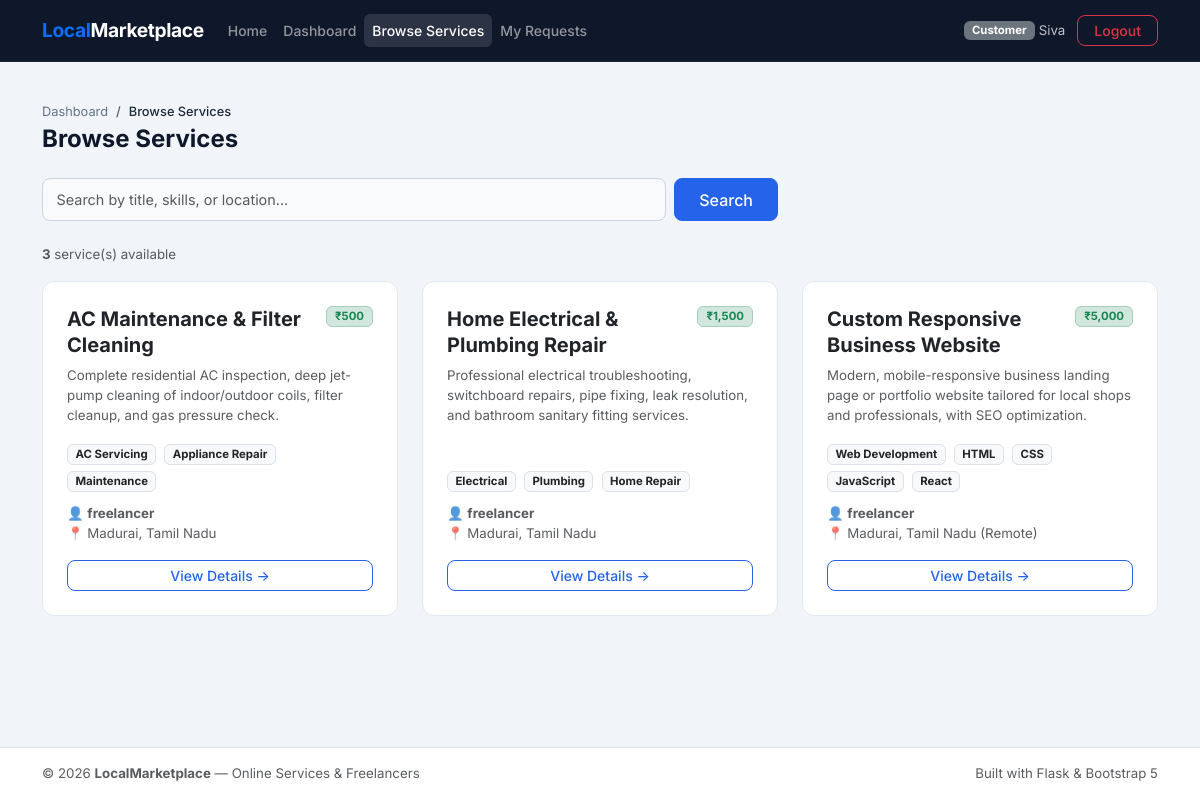
The app's page /customer/services (signed in) with its own data.
### models.py (models this page shows, shortened)
class Service(db.Model):
    __tablename__ = 'services'
    id = db.Column(db.Integer, primary_key=True)
    freelancer_id = db.Column(db.Integer, db.ForeignKey('freelancer_profiles.id'), nullable=False)
    title = db.Column(db.String(200), nullable=False)
    description = db.Column(db.Text, nullable=False)
    skills = db.Column(db.String(500), nullable=True)
    price = db.Column(db.Float, nullable=False)
    location = db.Column(db.String(200), nullable=False)
    requests = db.relationship('ServiceRequest', backref='service', lazy=True, cascade='all, delete-orphan')

class User(db.Model):
    __tablename__ = 'users'
    id = db.Column(db.Integer, primary_key=True)
    name = db.Column(db.String(120), nullable=False)
    email = db.Column(db.String(150), unique=True, nullable=False, index=True)
    password = db.Column(db.String(255), nullable=False)
    role = db.Column(db.String(20), nullable=False)  # 'customer' or 'freelancer'
    profile = db.relationship('FreelancerProfile', backref='user', uselist=False, cascade='all, delete-orphan')

### app.py (the view)
@app.route('/customer/services')
@customer_required
def browse_services():
    from models import Service, FreelancerProfile
    query = request.args.get('q', '').strip()
    if query:
        like_pattern = f'%{query}%'
        services = (
            Service.query
            .filter(
                db.or_(
                    Service.title.ilike(like_pattern),
                    Service.skills.ilike(like_pattern),
                    Service.location.ilike(like_pattern)
                )
            )
            .all()
        )
    else:
        services = Service.query.all()
    freelancers = {}
    for svc in services:
        profile = FreelancerProfile.query.get(svc.freelancer_id)
        if profile:
            freelancers[svc.id] = profile.user
    return render_template(
        'browse_services.html',
        services=services,
        freelancers=freelancers,
        query=query
    )

### app.py (called while the page is built)
def customer_required(f):
    @wraps(f)
    def decorated_function(*args, **kwargs):
        if 'user_id' not in session:
            flash('Please log in to access this page.', 'warning')
            return redirect(url_for('login'))
        if session.get('user_role') != 'customer':
            flash('This page is only accessible to customers.', 'danger')
            return redirect(url_for('dashboard'))
        return f(*args, **kwargs)
    return decorated_function

### templates/browse_services.html (shortened to what this page needs)
{% extends "base.html" %}
{% block content %}
<div class="container page-section">
    <div class="row mb-4">
        <div class="col">
            <nav aria-label="breadcrumb">
                <ol class="breadcrumb mb-1">
                    <li class="breadcrumb-item">
                        <a href="{{ url_for('customer_dashboard') }}" class="text-decoration-none">Dashboard</a>
                    </li>
                    <li class="breadcrumb-item active" aria-current="page">Browse Services</li>
                </ol>
            </nav>
            <h2 class="page-title mb-0">Browse Services</h2>
        </div>
    </div>
    <div class="row mb-4">
        <div class="col-lg-8">
            <form method="GET" action="{{ url_for('browse_services') }}" class="d-flex gap-2" role="search">
                <input
                    type="search"
                    id="search-input"
                    name="q"
                    class="form-control"
                    placeholder="Search by title, skills, or location..."
                    value="{{ query }}"
                    aria-label="Search services"
                >
                <button type="submit" class="btn btn-primary px-4">Search</button>
            </form>
        </div>
    </div>
    {% if query %}
        <p class="text-muted small mb-3">
            Showing <strong>{{ services | length }}</strong> result(s) for
            &ldquo;<strong>{{ query }}</strong>&rdquo;
        </p>
    {% else %}
        <p class="text-muted small mb-3">
            <strong>{{ services | length }}</strong> service(s) available
        </p>
    {% endif %}
    {% if not services %}
        <div class="card">
            <div class="empty-state">
                <div class="empty-state-icon">&#128269;</div>
                {% if query %}
                    <h5 class="fw-bold mb-1">No results found</h5>
                    <p class="text-muted mb-4">No services match &ldquo;{{ query }}&rdquo;. Try a different search term.</p>
                    <a href="{{ url_for('browse_services') }}" class="btn btn-outline-primary">View All Services</a>
                {% else %}
                    <h5 class="fw-bold mb-1">No Services Available Yet</h5>
                    <p class="text-muted">Freelancers haven't added any services yet. Check back soon!</p>
                {% endif %}
            </div>
        </div>
    {% else %}
        <div class="row g-4">
            {% for service in services %}
            <div class="col-md-6 col-lg-4">
                <div class="card card-hover h-100">
                    <div class="card-body p-4 d-flex flex-column">
                        <div class="d-flex justify-content-between align-items-start mb-2">
                            <h5 class="card-title fw-bold mb-0" style="line-height:1.3;">{{ service.title }}</h5>
                            <span class="badge bg-success-subtle text-success border border-success-subtle px-2 py-1 ms-2 flex-shrink-0">
                                ₹{{ "{:,.0f}".format(service.price) if (service.price % 1 == 0) else "{:,.2f}".format(service.price) }}
                            </span>
                        </div>
                        <p class="card-text text-muted small flex-grow-1 mb-3"
                           style="display:-webkit-box;-webkit-line-clamp:3;-webkit-box-orient:vertical;overflow:hidden;">
                            {{ service.description }}
                        </p>
                        {% if service.skills %}
                        <div class="mb-2">
                            {% for skill in service.skills.split(',') %}
                                <span class="badge bg-light text-dark border me-1 mb-1">{{ skill.strip() }}</span>
                            {% endfor %}
                        </div>
                        {% endif %}
                        <div class="small text-muted mb-3">
                            <div>
                                &#128100;
                                <strong>
                                    {% if freelancers.get(service.id) %}
                                        {{ freelancers[service.id].name }}
                                    {% else %}
                                        Unknown Freelancer
                                    {% endif %}
                                </strong>
                            </div>
                            <div>&#128205; {{ service.location }}</div>
                        </div>
                        <a href="{{ url_for('service_detail', service_id=service.id) }}"
                           class="btn btn-outline-primary btn-sm mt-auto" id="view-service-{{ service.id }}">
                            View Details &rarr;
                        </a>
                    </div>
                </div>
            </div>
            {% endfor %}
        </div>
    {% endif %}
</div>
{% endblock %}

### templates/base.html (shortened to what this page needs)
<!DOCTYPE html>
<html lang="en">
<head>
    <link href="https://cdn.jsdelivr.net/npm/bootstrap@5.3.3/dist/css/bootstrap.min.css"
          rel="stylesheet"
>
    <link rel="stylesheet" href="{{ url_for('static', filename='css/style.css') }}">
</head>
<body class="d-flex flex-column min-vh-100">
    <nav class="navbar navbar-expand-lg navbar-dark sticky-top">
        <div class="container">
            <a class="navbar-brand" href="{{ url_for('home') }}">
                <span class="text-primary">Local</span>Marketplace
            </a>
            <div class="collapse navbar-collapse" id="navbarContent">
                <ul class="navbar-nav me-auto mb-2 mb-lg-0">
                    <li class="nav-item">
                        <a class="nav-link {% if request.endpoint == 'home' %}active{% endif %}"
                           href="{{ url_for('home') }}">Home</a>
                    </li>
                    {% if session.get('user_id') %}
                    <li class="nav-item">
                        <a class="nav-link {% if request.endpoint in ['customer_dashboard','freelancer_dashboard','dashboard'] %}active{% endif %}"
                           href="{{ url_for('dashboard') }}">Dashboard</a>
                    </li>
                    {% if session.get('user_role') == 'customer' %}
                    <li class="nav-item">
                        <a class="nav-link {% if request.endpoint == 'browse_services' %}active{% endif %}"
                           href="{{ url_for('browse_services') }}">Browse Services</a>
                    </li>
                    <li class="nav-item">
                        <a class="nav-link {% if request.endpoint == 'my_requests' %}active{% endif %}"
                           href="{{ url_for('my_requests') }}">My Requests</a>
                    </li>
                    {% endif %}
                    {% endif %}
                </ul>
                <ul class="navbar-nav ms-auto align-items-lg-center gap-lg-1">
                    {% if session.get('user_id') %}
                    <li class="nav-item d-none d-lg-flex align-items-center me-2">
                        <span class="badge bg-secondary text-capitalize px-2 py-1 me-1">
                            {{ session.get('user_role') }}
                        </span>
                        <span class="small text-light opacity-75">{{ session.get('user_name') }}</span>
                    </li>
                    <li class="nav-item">
                        <a class="btn btn-outline-danger btn-sm px-3"
                           href="{{ url_for('logout') }}"
                           id="logout-btn">Logout</a>
                    </li>
                    {% endif %}
                </ul>
            </div>
        </div>
    </nav>
    <main class="flex-grow-1">
        {% block content %}{% endblock %}
    </main>
    <footer class="border-top py-3 mt-5">
        <div class="container d-flex flex-column flex-sm-row justify-content-between align-items-center gap-2">
            <span class="text-muted small">
                &copy; 2026 <strong>LocalMarketplace</strong> &mdash; Online Services &amp; Freelancers
            </span>
            <span class="text-muted small">
                Built with Flask &amp; Bootstrap 5
            </span>
        </div>
    </footer>
</body>
</html>

### static/css/style.css (style rules this page uses)
body { font-family: 'Inter', -apple-system, BlinkMacSystemFont, "Segoe UI", Roboto, Helvetica, Arial, sans-serif; color: #1e293b; background-color: #f1f5f9; font-size: 0.95rem; }
.navbar { background-color: #0f172a !important; padding-top: 0.7rem; padding-bottom: 0.7rem; border-bottom: 1px solid rgba(255,255,255,0.06); }
.navbar-brand { font-size: 1.2rem; letter-spacing: -0.02em; font-weight: 700; }
.navbar .nav-link { font-size: 0.875rem; font-weight: 500; padding: 0.35rem 0.6rem; border-radius: 0.375rem; transition: background 0.15s; }
.navbar .nav-link.active { background: rgba(255,255,255,0.12); }
.page-section { padding-top: 2.5rem; padding-bottom: 2.5rem; }
.card { background: #ffffff; border: 1px solid #e2e8f0 !important; border-radius: 0.75rem !important; }
.card-hover { transition: box-shadow 0.2s ease, transform 0.2s ease; }
.btn { font-weight: 500; border-radius: 0.5rem; }
.btn-primary { background-color: #2563eb; border-color: #2563eb; }
.btn-outline-primary { color: #2563eb; border-color: #2563eb; }
.form-control, .form-select { border-radius: 0.5rem; border-color: #cbd5e1; padding: 0.6rem 0.85rem; font-size: 0.9rem; background-color: #f8fafc; transition: border-color 0.15s, box-shadow 0.15s; }
.breadcrumb { font-size: 0.8rem; margin-bottom: 0; }
.breadcrumb-item a { color: #64748b; text-decoration: none; }
.breadcrumb-item.active { color: #1e293b; font-weight: 500; }
.page-title { font-size: 1.5rem; font-weight: 700; color: #0f172a; margin-bottom: 0.2rem; }
footer { background-color: #ffffff; border-color: #e2e8f0 !important; }

### records on screen
Service: title "AC Maintenance & Filter Cleaning", price "500", description "Complete residential AC inspection, deep jet-pump cleaning of indoor/outdoor coils, filter cleanup, and gas pressure check.", strip "AC Servicing" "Appliance Repair" "Maintenance", location "Madurai, Tamil Nadu"
User: name "freelancer"
Service: title "Home Electrical & Plumbing Repair", price "1,500", description "Professional electrical troubleshooting, switchboard repairs, pipe fixing, leak resolution, and bathroom sanitary fitting services.", strip "Electrical" "Plumbing" "Home Repair", location "Madurai, Tamil Nadu"
Service: title "Custom Responsive Business Website", price "5,000", description "Modern, mobile-responsive business landing page or portfolio website tailored for local shops and professionals, with SEO optimization.", strip "Web Development" "HTML" "CSS" "JavaScript" "React", location "Madurai, Tamil Nadu (Remote)"

### other values on screen
{{ session.get('user_role') }} "Customer"
{{ session.get('user_name') }} "Siva"
{{ services | length }} "3"
